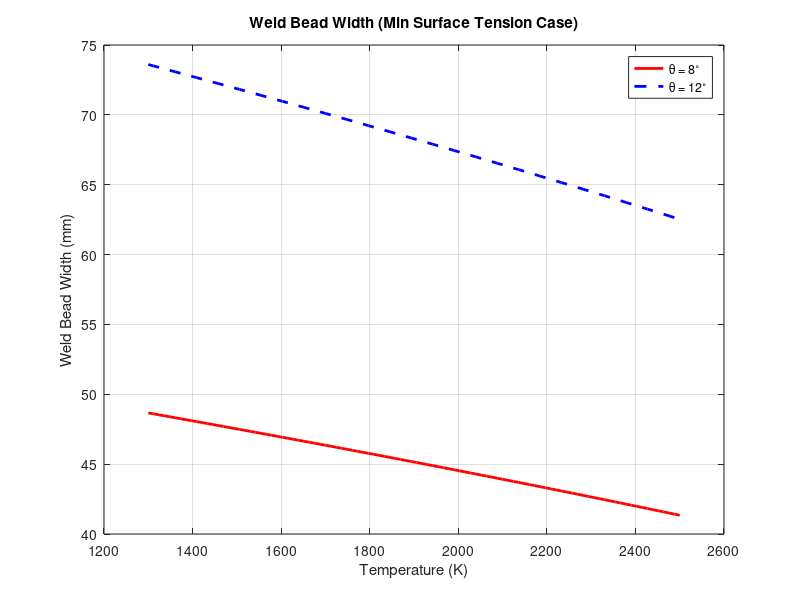

MATLAB code to generate this figure:
% Define constants
rho = 7170; % Density in kg/m^3
g = 9.81; % Gravity in m/s^2
theta_deg = [8, 12]; % Contact angles in degrees
theta_rad = deg2rad(theta_deg); % Convert to radians

% Define temperature range
T = linspace(1300, 2500, 100); % Temperature range in Kelvin

% Compute minimum surface tension using the adjusted formula
sigma_min = 1860 - 0.489 * (T - 1808); 

% Compute capillary length in meters
L_cap_min = sqrt(sigma_min ./ (rho * g)); 

% Convert capillary length to mm
L_cap_mm_min = L_cap_min * 1000; % Convert meters to mm

% Compute weld bead width for both angles in mm
width_8_min = 2 * L_cap_mm_min * tan(theta_rad(1)); % Width for 8 degrees
width_12_min = 2 * L_cap_mm_min * tan(theta_rad(2)); % Width for 12 degrees

% Plot results
figure;
plot(T, width_8_min, 'r-', 'LineWidth', 2); 
hold on;
plot(T, width_12_min, 'b--', 'LineWidth', 2);
xlabel('Temperature (K)');
ylabel('Weld Bead Width (mm)');
title('Weld Bead Width (Min Surface Tension Case)');
legend('\theta = 8^\circ', '\theta = 12^\circ');
grid on;
